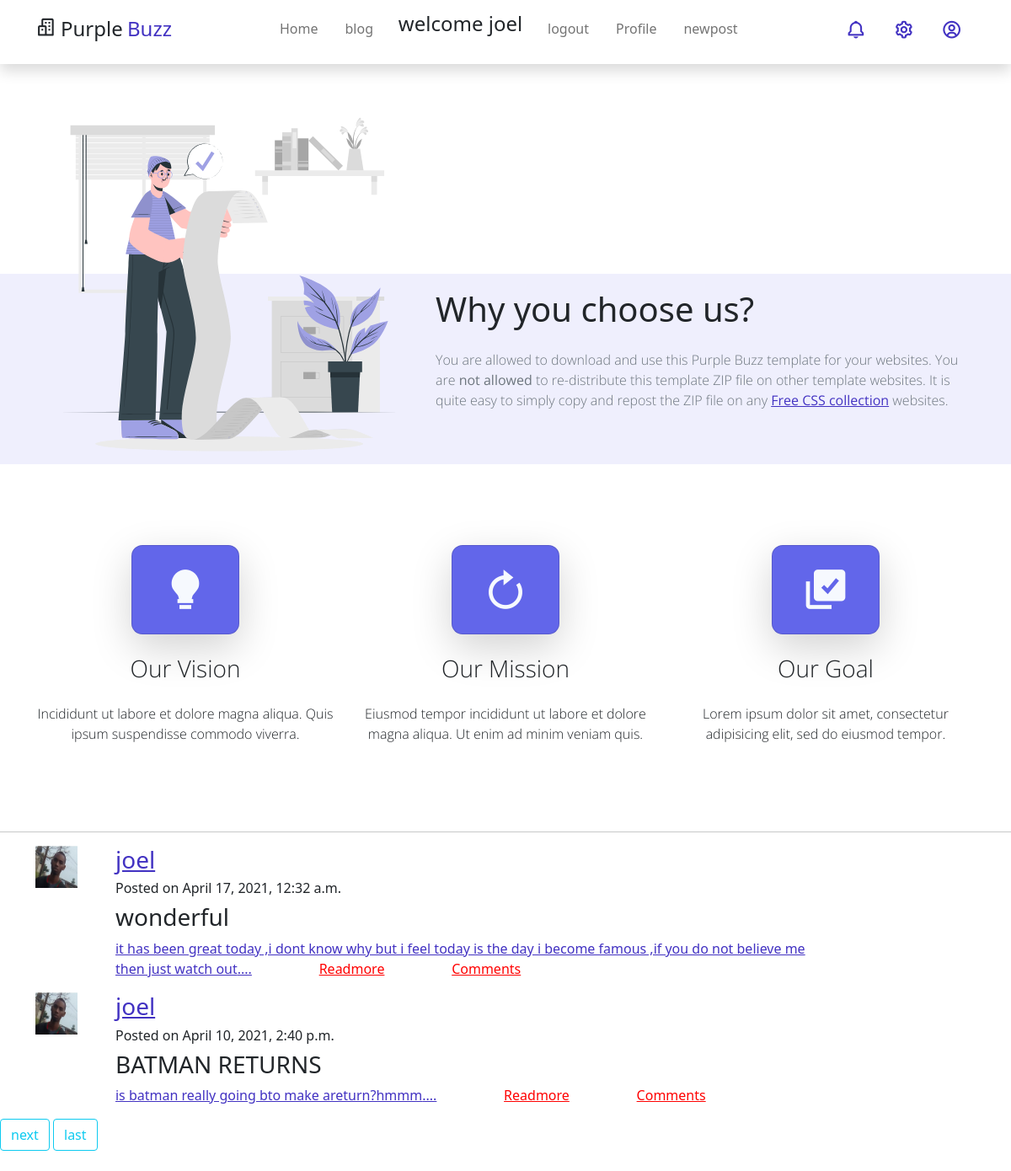
Page /blog/ (signed in) on the committed database.
### blogcomment/models.py (models this page shows, shortened)
class blog(models.Model):
    sno = models.AutoField(primary_key=True)
    title = models.CharField(max_length =200)
    header_image = models.ImageField(null=True,blank=True,upload_to ='images/')
    content =models.TextField()
    date = models.DateTimeField(default = timezone.now)
    author = models.ForeignKey(User, on_delete = models.CASCADE)
    likes = models.ManyToManyField(User,related_name='blog_post')

### user/models.py (models this page shows, shortened)
class  Profile(models.Model):
    user = models.OneToOneField(User,on_delete = models.CASCADE)
    image = models.ImageField(default='default.jpg',upload_to='profile_pics')

### home/views.py (the view)
# urls.py: path('blog/',views.bloglistview.as_view(),name ='blog'),
class bloglistview(ListView):
  model =models.blog
  template_name ='bloghome.html'
  context_object_name ='blogs'
  ordering = ['-date']
  paginate_by = 2

### templates/bloghome.html (shortened to what this page needs)
{% extends 'base.html' %}
{% block content %}
<hr>
{% for blog in blogs %}
    <div class = "space">
      <div class="section layout_padding   ">
       <div class="container">
                    <div class="row">
                       <div class="col-md-1">
                          <img src="{{blog.author.profile.image.url}}"width ="50"height ="50" alt="#" />
                       </div>
                       <div class="col-md-9">
                          <div class="full contact_text">
                             <h3><a href = "{% url 'user-posts' blog.author.username %}">{{blog.author}}</a></h3>
                             <h6>Posted on {{blog.date}}</h6>
                             <h3>{{ blog.title}}</h3>
                             <p><a href = "{% url 'blog-detail' blog.pk %}">{{blog.content|slice:450}}....</a>
                              <a class="reply_bt" href="{% url 'blog-detail' blog.pk %}">    Readmore</a>
                              <a class="reply_bt" href="{% url 'blog-detail' blog.pk %}">    Comments</a>
                             </p>
                          </div>
                       </div>
                    </div>
                </div>
       </div>
{% endfor %}
{% if is_paginated %}
   {% if page_obj.has_next %}
     <a class ="btn btn-outline-info mb-4" href="?page={{ page_obj.next_page_number }}">next</a>
     <a class ="btn btn-outline-info mb-4" href="?page={{ page_obj.paginator.num_pages }}">last</a>
   {% endif %}
{% endif %}
{% endblock %}

### templates/base.html (shortened to what this page needs)
<!DOCTYPE html>
<html lang="en">
<head>
    <link href="/static/assets/css/bootstrap.min.css" rel="stylesheet">
    <link href="/static/assets/css/boxicon.min.css" rel="stylesheet">
    <link rel="stylesheet" href="/static/assets/css/templatemo.css">
    <link rel="stylesheet" href="/static/assets/css/custom.css">
</head>
<body>
    <nav id="main_nav" class="navbar navbar-expand-lg navbar-light bg-white shadow">
        <div class="container d-flex justify-content-between align-items-center">
            <a class="navbar-brand h1" href="index.html">
                <i class='bx bx-buildings bx-sm text-dark'></i>
                <span class="text-dark h4">Purple</span> <span class="text-primary h4">Buzz</span>
            </a>
            <div class="align-self-center collapse navbar-collapse flex-fill  d-lg-flex justify-content-lg-between" id="navbar-toggler-success">
                <div class="flex-fill mx-xl-5 mb-2">
                    <ul class="nav navbar-nav d-flex justify-content-between mx-xl-5 text-center text-dark">
                        <li class="nav-item">
                            <a class="nav-link btn-outline-primary rounded-pill px-3" href="/">Home</a>
                        </li>
                        <li class="nav-item">
                            <a class="nav-link btn-outline-primary rounded-pill px-3" href="/blog">blog</a>
                        </li>
                        {% if user.is_authenticated %}
                        <h4 class ="col">welcome {{user.first_name}}</h4>
                         <li class="nav-item">
                            <a class="nav-link btn-outline-primary rounded-pill px-3" href="/logout">logout</a>
                         </li>
                        <li class="nav-item">
                            <a class="nav-link btn-outline-primary rounded-pill px-3" href="/profile">Profile</a>
                        </li>
                        <li class="nav-item">
                           <a class="nav-link btn-outline-primary rounded-pill px-3" href="{% url 'blog-create' %}">newpost</a>
                       </li>
                    {% endif %}
                </div>
                <div class="navbar align-self-center d-flex">
                    <a class="nav-link" href="#"><i class='bx bx-bell bx-sm bx-tada-hover text-primary'></i></a>
                    <a class="nav-link" href="#"><i class='bx bx-cog bx-sm text-primary'></i></a>
                    <a class="nav-link" href="#"><i class='bx bx-user-circle bx-sm text-primary'></i></a>
                </div>
            </div>
        </div>
    </nav>
<section class="why-us banner-bg bg-light">
    <div class="container my-4">
        <div class="row">
            <div class="banner-img col-lg-5">
                <img src="/static/./assets/img/work.svg" class="rounded img-fluid" alt="">
            </div>
            <div class="banner-content col-lg-7 align-self-end">
                <h2 class="h2 pb-3">Why you choose us?</h2>
                <p class="text-muted pb-5 light-300">
                You are allowed to download and use this Purple Buzz template for your websites. You are <strong>not allowed</strong> to re-distribute this template ZIP file on other template websites. It is quite easy to simply copy and repost the ZIP file on any <a rel="nofollow" href="https://www.google.com/search?q=free+css" target="_blank">Free CSS collection</a> websites.</p>
            </div>
        </div>
    </div>
</section>
<section class="banner-bg bg-white py-5">
    <div class="container my-4">
        <div class="row text-center">
            <div class="objective col-lg-4">
                <div class="objective-icon card m-auto py-4 mb-2 mb-sm-4 bg-secondary shadow-lg">
                    <i class="display-4 bx bxs-bulb text-light"></i>
                </div>
                <h2 class="objective-heading h3 mb-2 mb-sm-4 light-300">Our Vision</h2>
                <p class="light-300">
                    Incididunt ut labore et dolore magna aliqua. Quis ipsum suspendisse commodo viverra.
                </p>
            </div>
            <div class="objective col-lg-4 mt-sm-0 mt-4">
                <div class="objective-icon card m-auto py-4 mb-2 mb-sm-4 bg-secondary shadow-lg">
                    <i class='display-4 bx bx-revision text-light'></i>
                </div>
                <h2 class="objective-heading h3 mb-2 mb-sm-4 light-300">Our Mission</h2>
                <p class="light-300">
                    Eiusmod tempor incididunt ut labore et dolore magna aliqua.
                    Ut enim ad minim veniam quis.
                </p>
            </div>
            <div class="objective col-lg-4 mt-sm-0 mt-4">
                <div class="objective-icon card m-auto py-4 mb-2 mb-sm-4 bg-secondary shadow-lg">
                    <i class="display-4 bx bxs-select-multiple text-light"></i>
                </div>
                <h2 class="objective-heading h3 mb-2 mb-sm-4 light-300">Our Goal</h2>
                <p class="light-300">
                    Lorem ipsum dolor sit amet, consectetur adipisicing elit,
                    sed do eiusmod tempor.
                </p>
            </div>
        </div>
    </div>
</section>
    {% block content %}
    {% endblock %}
    </body>
</html>

### static/assets/css/templatemo.css (style rules this page uses)
html { font-family: 'Open Sans', sans-serif; }
p, a { font-weight: 400; }
.h2 { font-size: 40px; }
.h3 { font-size: 28px; }
.light-300 { font-family: 'Open Sans', sans-serif !important; font-weight: 300; }
.objective-icon { border-radius: 13px; width: 8rem; }
.why-us { background: rgb(239,239,253); background: -moz-linear-gradient(0deg, rgba(239,239,253,1) 50%, rgba(255,255,255,1) 50%); background: -webkit-linear-gradient(0deg, rgba(239,239,253,1) 50%, rgba(255,255,255,1) 50%); background: linear-gradient(0deg, rgba(239,239,253,1) 50%, rgba(255,255,255,1) 50%); filter: progid:DXImageTransform.Microsoft.gradient(startColorstr="#efeffd",endColorstr="#ffffff",GradientType=1); }

### templates/bloghome.html (style rules this page uses)
.space { margin-top: 0cm }
h2 { margin-top: 1cm }
.reply_bt { margin-left:2cm;color: red }

### rows in the picture
blog: author.profile.image (picture), author "joel", date "April 17, 2021, 12:32 a.m.", title "wonderful", content "it has been great today ,i dont know why but i feel today is the day i become famous ,if you do not believe me then just watch out"
blog: author.profile.image (picture), author "joel", date "April 10, 2021, 2:40 p.m.", title "BATMAN RETURNS", content "is batman really going bto make areturn?hmmm"

### other values in the picture
{{ user.first_name }} "joel"
